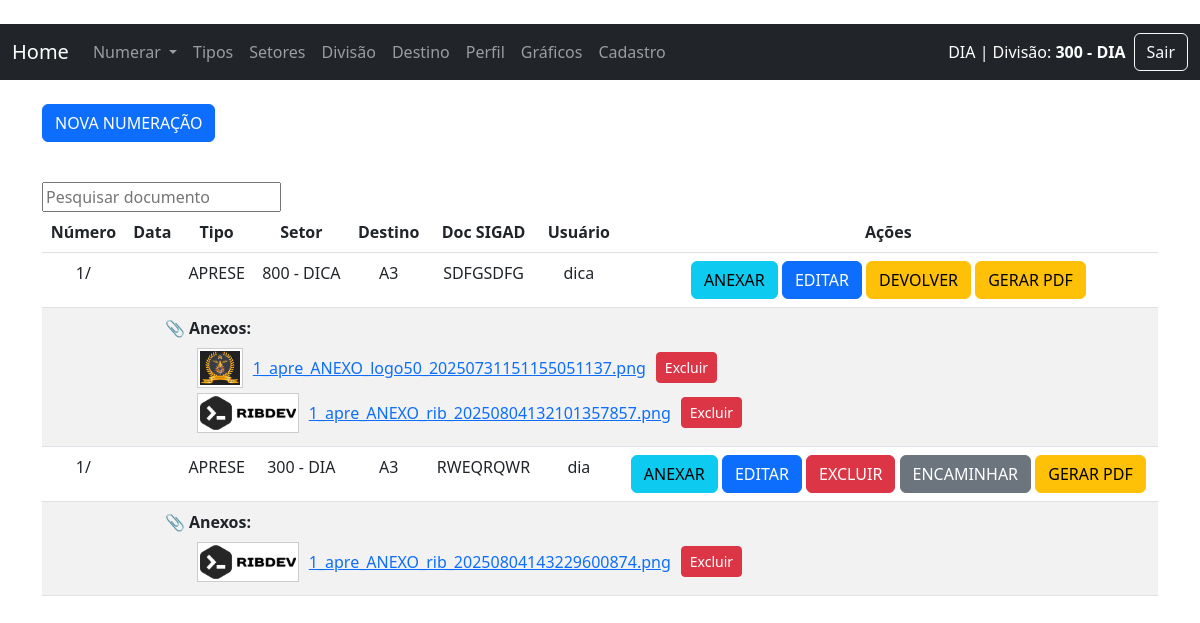
Screenshot of /lista_numeracao/1/ (signed in) with the database file from the repository.
### sn/models.py (models this page shows, shortened)
class Setor(models.Model):
    fk_divisao = models.ForeignKey(Divisao, on_delete=models.PROTECT, related_name='setores', verbose_name="Divisão", null=True, blank=True)
    fk_user = models.ForeignKey(User, on_delete=models.PROTECT, verbose_name="Usuário/Setor", null=True, blank=True)
    setor = models.CharField(max_length=30, verbose_name="Setor")
    create_at = models.DateTimeField(auto_now_add=True)
    def __str__(self):
        return str(self.setor)
    class Meta:
        verbose_name = 'Setor'
        verbose_name_plural = 'Setores'
        ordering = ['setor']

class Numeracao(models.Model):
    fk_tipo = models.ForeignKey(Tipo, on_delete=models.CASCADE, verbose_name="Tipo do Documento")
    fk_user = models.ForeignKey(User, on_delete=models.PROTECT, verbose_name="Usuário", null=True, blank=True)
    fk_divisao = models.ForeignKey(Divisao, on_delete=models.PROTECT, verbose_name="Divisão", null=True, blank=True)
    fk_setor = models.ForeignKey(Setor, on_delete=models.PROTECT, verbose_name="Setor", null=True, blank=True)
    fk_destino = models.ForeignKey(Destino, on_delete=models.PROTECT, verbose_name="Destino")
    doc_despacho = RichTextField(verbose_name="Despacho", null=True, blank=True)
    doc_sigad_origem = models.CharField(max_length=200, verbose_name="SIGAD Origem", null=True, blank=True)
    doc_numero = models.IntegerField(verbose_name="Número do documento", null=True, blank=True)
    title = models.CharField(max_length=200)
    texto = RichTextField(verbose_name="Texto", null=True, blank=True)
    create_at = models.DateTimeField(auto_now_add=True)
    class Meta:
        verbose_name = 'Número'
        verbose_name_plural = 'Números'
        ordering = ['-create_at']

class Tipo(models.Model):
    tipo_doc = models.CharField(max_length=30, verbose_name="Tipo do documento")
    create_at = models.DateTimeField(auto_now_add=True)
    def __str__(self):
        return self.tipo_doc
    class Meta:
        verbose_name = 'Tipo'
        verbose_name_plural = 'Tipos'
        ordering = ['tipo_doc']

class Destino(models.Model):
    destino = models.CharField(max_length=30, verbose_name="Destino")
    fk_om = models.ForeignKey(Om, on_delete=models.PROTECT, verbose_name="OM", null=True, blank=True)
    create_at = models.DateTimeField(auto_now_add=True)
    def __str__(self):
        return self.destino
    class Meta:
        verbose_name = 'Destino'
        verbose_name_plural = 'Destinos'
        ordering = ['destino']

class Anexo(models.Model):
    doc_numero = models.ForeignKey(Numeracao, on_delete=models.CASCADE, related_name='anexos')
    imagem = models.ImageField(upload_to=rename_anexo)
    nome_original = models.CharField(max_length=255, blank=True)
    enviado_em = models.DateTimeField(auto_now_add=True)

### sn/views/views_numeracao.py (the view)
# urls.py: path('lista_numeracao/<int:id>/', lista_numeracao, name='lista_numeracao'),
@login_required
def lista_numeracao(request, id):
    tipo_id = id
    user = request.user
    divisao_user = Divisao.objects.filter(divisao=user.last_name).first()
    setor_user = Setor.objects.filter(fk_user=user).first()
    documentos = Numeracao.objects.filter(fk_tipo_id=tipo_id).order_by('-id')
    docs_visiveis = []
    for doc in documentos:
        encaminhado = getattr(doc, 'encaminhamento', None)
        if not encaminhado:
            if doc.fk_divisao == divisao_user:
                docs_visiveis.append(doc)
        else:
            if doc.fk_divisao == divisao_user:
                docs_visiveis.append(doc)  # a divisão de origem sempre vê (sem ações)
            elif encaminhado.destino_setor == setor_user:
                docs_visiveis.append(doc)  # setor de destino vê (com ações)
    anexos_map = {}
    for anexo in Anexo.objects.select_related('doc_numero__fk_tipo', 'doc_numero__fk_divisao'):
        chave = (
            anexo.doc_numero.doc_numero,
            anexo.doc_numero.fk_tipo_id,
            anexo.doc_numero.fk_divisao_id
        )
        anexos_map.setdefault(chave, []).append(anexo)
    context = {
        "user": user,
        "tipo_id": tipo_id,
        "dataset": docs_visiveis,
        "anexos_map": anexos_map,
    }
    context.update(gera_menu())
    return render(request, "sn/numeracao/lista_numeracao.html", context)

### sn/context_processors.py (called while the page is built)
def divisao_do_usuario(request):
    if request.user.is_authenticated:
        try:
            divisao = Divisao.objects.get(divisao=request.user.last_name)
            setor = Setor.objects.filter(fk_divisao=divisao).first()
            return {
                'divisao_nome': divisao.divisao,
                'setor_nome': setor.setor if setor else '---'
            }
        except Divisao.DoesNotExist:
            return {'divisao_nome': '---', 'setor_nome': '---'}
    return {}

### sn/templatetags/extras.py (called while the page is built)
@register.simple_tag
def anexos_para(anexos_map, doc_numero, tipo_id, divisao_id):
    chave = (doc_numero, tipo_id, divisao_id)
    return anexos_map.get(chave, [])

@register.filter
def basename(value):
    return os.path.basename(value)

### sn/views/views_home.py (called while the page is built)
def gera_menu():
    data_tipo = Tipo.objects.all()
    context = ({"data_tipo": data_tipo})  # Mescla o contexto existente com o novo contexto
    return context

### templates/sn/numeracao/lista_numeracao.html (shortened to what this page needs)
{% extends 'base.html' %}
{% load permission_tags %}
{% load extras %}
{% block content %}
	<div class="container">
        <br />
        <p> <a href="/nova_numeracao/{{ tipo_id }}" class="btn btn-primary">NOVA NUMERAÇÃO</a></p>
            <br />
            <input id="gfg" type="text" placeholder="Pesquisar documento">
                <table class="table" id="geeks">
                    <thead class="thead-dark">
                        <tr>
                            <th style="text-align: center">Número</th>
                            <th style="text-align: center">Data</th>
                            <th style="text-align: center">Tipo</th>
                            <th style="text-align: center">Setor</th>
                            <th style="text-align: center">Destino</th>
                            <th style="text-align: center">Doc SIGAD</th>
                            {% if user.is_staff %}
                            <th style="text-align: center">Usuário</th>
                            {% endif %}
                            <th style="text-align: center">Ações</th>
                        </tr>
                    </thead>
                    <tbody>
                        {% for data in dataset %}
                        <tr>
                            <td style="text-align: center">{{ data.doc_numero }}/{{ data.create_year }}</td>
                            <td style="text-align: center">{{ data.create_date }}</td>
                            <td style="text-align: center">{{ data.fk_tipo }}</td>
                            <td style="text-align: center">{{ data.fk_setor }}</td>
                            <td style="text-align: center">{{ data.fk_destino }}</td>
                            <td style="text-align: center">{{ data.doc_sigad_origem }}</td>
                            {% if user.is_staff %}
                            <td style="text-align: center">{{ data.fk_user }}</td>
                            {% endif %}
                            <td style="text-align: center">
    {% if not data.encaminhamento %}
        {% if data.fk_divisao.divisao == user.last_name %}
            <a href="{% url 'adicionar_anexo' data.fk_tipo.id data.doc_numero %}" class="btn btn-info">ANEXAR</a>
            <a href="/editar_numeracao/{{ data.id }}/" class="btn btn-primary">EDITAR</a>
            <a href="/delete_numeracao/{{ data.id }}/" class="btn btn-danger">EXCLUIR</a>
            <a href="{% url 'encaminhar_documento' data.id %}" class="btn btn-secondary">ENCAMINHAR</a>
            <a href="{% url 'generate_pdf' data.id %}" class="btn btn-warning" target="_blank">GERAR PDF</a>
        {% endif %}
    {% else %}
        {% if data.encaminhamento.destino_setor.fk_user == user %}
    <a href="{% url 'adicionar_anexo' data.fk_tipo.id data.doc_numero %}" class="btn btn-info">ANEXAR</a>
    <a href="/editar_numeracao/{{ data.id }}/" class="btn btn-primary">EDITAR</a>
    <a href="{% url 'devolver_documento' data.id %}" class="btn btn-warning">DEVOLVER</a>
    <a href="/generate_pdf/{{ data.id }}/" class="btn btn-warning" target="_blank">GERAR PDF</a>
{% else %}
    <span class="text-muted">Encaminhado</span>
{% endif %}
    {% endif %}
</td>
                        </tr>
{% anexos_para anexos_map data.doc_numero data.fk_tipo.id data.fk_divisao.id as anexos %}
{% if anexos %}
<tr style="background-color: #f2f2f2;">
    <td></td>
    <td colspan="8" style="padding-left: 40px;">
        <strong>📎 Anexos:</strong>
        <ul style="margin-top: 8px; margin-bottom: 5px;">
            {% for anexo in anexos %}
            <li style="display: flex; align-items: center; gap: 10px; margin-bottom: 5px;">
                <img src="{{ anexo.imagem.url }}" alt="thumbnail"
                     style="max-height: 40px; border: 1px solid #ccc; padding: 2px; background: white;">
                <a href="{{ anexo.imagem.url }}" target="_blank" style="white-space: nowrap;">
                    {{ anexo.imagem.name|basename }}
                </a>
                {% if data.fk_user == user and not data.encaminhamento %}
                    <a href="{% url 'excluir_anexo' anexo.id %}" class="btn btn-sm btn-danger"
                       onclick="return confirm('Tem certeza que deseja excluir este anexo?');">
                       Excluir
                    </a>
                {% elif data.encaminhamento and data.encaminhamento.destino_setor.fk_user == user %}
                    <a href="{% url 'excluir_anexo' anexo.id %}" class="btn btn-sm btn-danger"
                       onclick="return confirm('Tem certeza que deseja excluir este anexo?');">
                       Excluir
                    </a>
                {% endif %}
            </li>
            {% endfor %}
        </ul>
    </td>
</tr>
{% endif %}
{% endfor %}
                    </tbody>
                </table>
            </div>
{% endblock %}

### templates/base.html (shortened to what this page needs)
{% load permission_tags %}
{% load static %}
{% load extras %}
<!DOCTYPE html>
<html lang="pt-br">
<head>
    <link rel="stylesheet" href="{% static '/css/bootstrap.min.css' %}">
    <link rel="stylesheet" href="{% static '/css/font-awesome.min.css' %}">
</head>
<body style="background-color:white;">
<br />
{% block menu %}
<nav class="navbar navbar-expand-lg navbar-dark bg-dark">
  <div class="container-fluid">
    <a class="navbar-brand" href="{% url 'home' %}">Home</a>
    <div class="collapse navbar-collapse" id="navbarSupportedContent">
      <ul class="navbar-nav me-auto mb-2 mb-lg-0">
        {% if user.is_authenticated %}
        <li class="nav-item dropdown">
          <a class="nav-link dropdown-toggle" href="#" id="navbarDropdown" role="button" data-bs-toggle="dropdown" aria-expanded="false">
            Numerar
          </a>
        </li>
        <li class="nav-item">
          <a class="nav-link" href="{% url 'lista_tipo' %}">Tipos</a>
        </li>
        <li class="nav-item">
          <a class="nav-link" href="{% url 'lista_setor' %}">Setores</a>
        </li>
        <li class="nav-item">
          <a class="nav-link" href="{% url 'lista_divisao' %}">Divisão</a>
        </li>
        <li class="nav-item">
          <a class="nav-link" href="{% url 'lista_destino' %}">Destino</a>
        </li>
        <li class="nav-item">
          <a class="nav-link" href="{% url 'perfil_usuario' %}">Perfil</a>
        </li>
        {% if request.user|has_role:"sin" %}
        <li class="nav-item">
          <a class="nav-link" href="#">Gráficos</a>
        </li>
        <li class="nav-item">
          <a class="nav-link" href="{% url 'cadastro' %}">Cadastro</a>
        </li>
        {% endif %}
        {% endif %}
      </ul>
      <form class="d-flex align-items-center gap-2">
  {% if user.is_authenticated %}
    <span class="text-white">
      {{ user.first_name }} {{ user.last_name }} | Divisão: <strong>{{ setor_nome }}</strong>
    </span>
    <a href="{% url 'logout' %}" class="btn btn-outline-light">Sair</a>
  {% else %}
    <a href="{% url 'login' %}" class="btn btn-outline-light">Login</a>
  {% endif %}
</form>
    </div>
  </div>
</nav>
  {% endblock %}
	{% block content %}{% endblock %}
</body>
</html>

### rows the page displays
Setor: setor "300 - DIA"
Numeracao: doc_numero "1", fk_tipo "APRESE", fk_setor "800 - DICA", fk_destino "A3", doc_sigad_origem "SDFGSDFG", fk_user "dica"
Anexo: imagem (picture), imagem.name|basename "1_apre_ANEXO_logo50_20250731151155051137.png", shows "Excluir"
Anexo: imagem (picture), imagem.name|basename "1_apre_ANEXO_rib_20250804132101357857.png", shows "Excluir"
Numeracao: doc_numero "1", fk_tipo "APRESE", fk_setor "300 - DIA", fk_destino "A3", doc_sigad_origem "RWEQRQWR", fk_user "dia"
Anexo: imagem (picture), imagem.name|basename "1_apre_ANEXO_rib_20250804143229600874.png", shows "Excluir"

### other values shown
{{ user.last_name }} "DIA"
